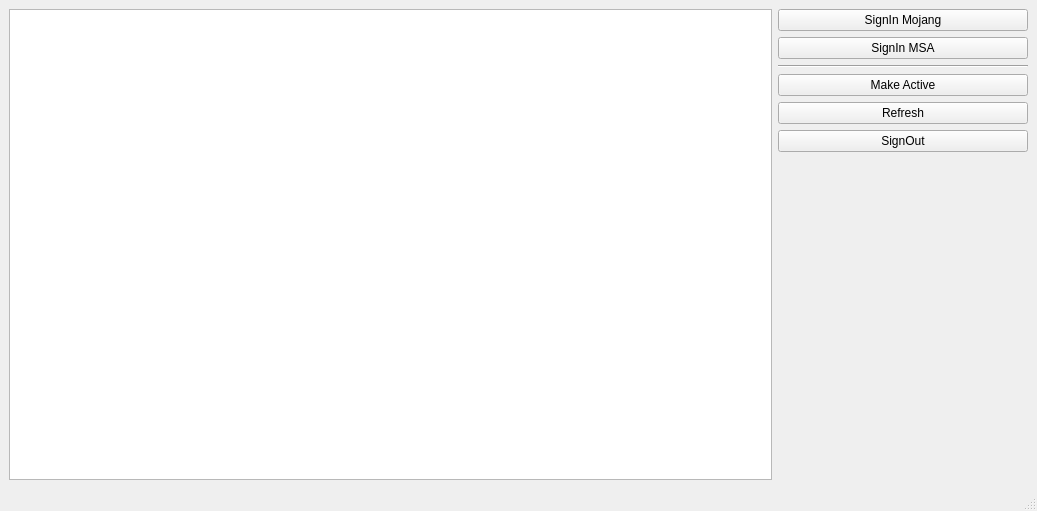
<?xml version="1.0" encoding="UTF-8"?>
<ui version="4.0">
 <class>MainWindow</class>
 <widget class="QMainWindow" name="MainWindow">
  <property name="geometry">
   <rect>
    <x>0</x>
    <y>0</y>
    <width>1037</width>
    <height>511</height>
   </rect>
  </property>
  <property name="windowTitle">
   <string>SmartMapsClient</string>
  </property>
  <property name="dockNestingEnabled">
   <bool>true</bool>
  </property>
  <widget class="QWidget" name="centralWidget">
   <layout class="QGridLayout" name="gridLayout">
    <item row="1" column="3">
     <widget class="QPushButton" name="signInButton_Mojang">
      <property name="text">
       <string>SignIn Mojang</string>
      </property>
     </widget>
    </item>
    <item row="3" column="3">
     <widget class="Line" name="line">
      <property name="orientation">
       <enum>Qt::Horizontal</enum>
      </property>
     </widget>
    </item>
    <item row="1" column="0" rowspan="7" colspan="3">
     <widget class="QTreeView" name="accountView"/>
    </item>
    <item row="5" column="3">
     <widget class="QPushButton" name="refreshButton">
      <property name="text">
       <string>Refresh</string>
      </property>
     </widget>
    </item>
    <item row="2" column="3">
     <widget class="QPushButton" name="signInButton_MSA">
      <property name="text">
       <string>SignIn MSA</string>
      </property>
     </widget>
    </item>
    <item row="6" column="3">
     <widget class="QPushButton" name="signOutButton">
      <property name="text">
       <string>SignOut</string>
      </property>
     </widget>
    </item>
    <item row="4" column="3">
     <widget class="QPushButton" name="makeActiveButton">
      <property name="text">
       <string>Make Active</string>
      </property>
     </widget>
    </item>
   </layout>
  </widget>
  <widget class="QStatusBar" name="statusBar"/>
 </widget>
 <resources/>
 <connections/>
</ui>
